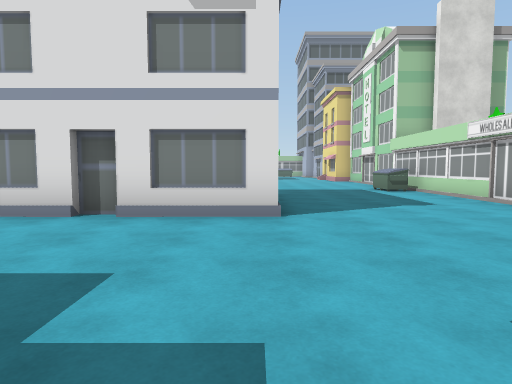
view 1 (above)

24 first-person views from a walk through a Unity game level. The camera is 1.3 m above the floor, tilts 4° down and sees 75° across. The floor is counted in squares, 2 m on a side. Each view is taken from the middle of a square. On the plan, view 1 faces up. The plan holds only what a view shows up to about 10 squares ahead; the rest is blank. The player is left out. Some surface patterns are stand-ins.

view 2
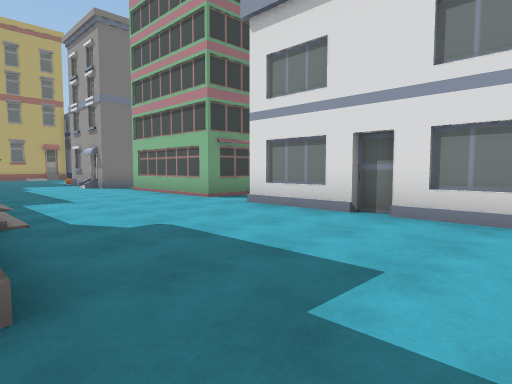

view 3
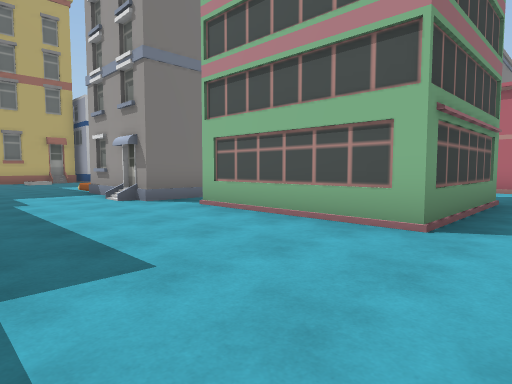

view 4
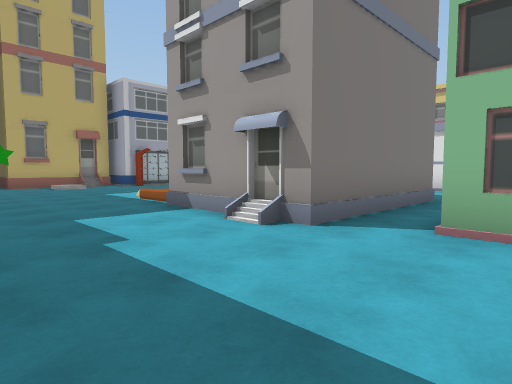

view 5
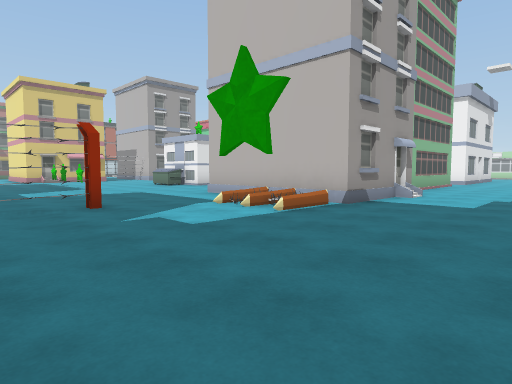

view 6
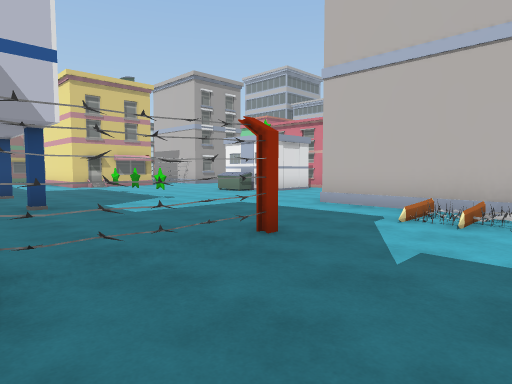

view 7
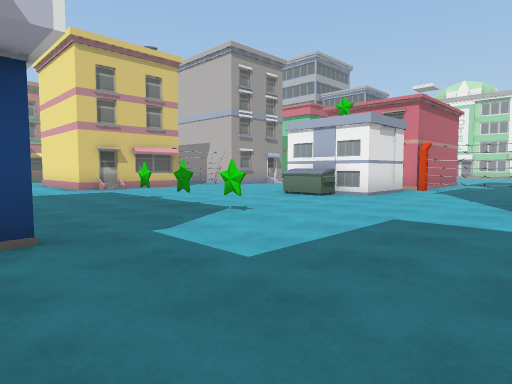

view 8
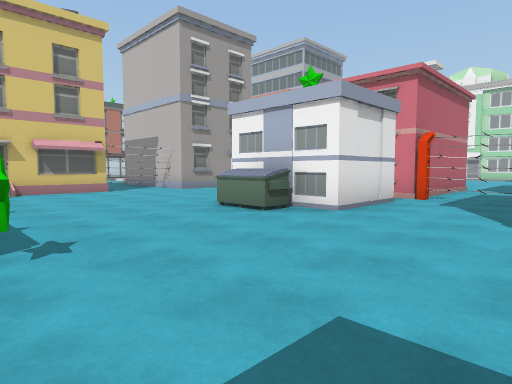

view 9
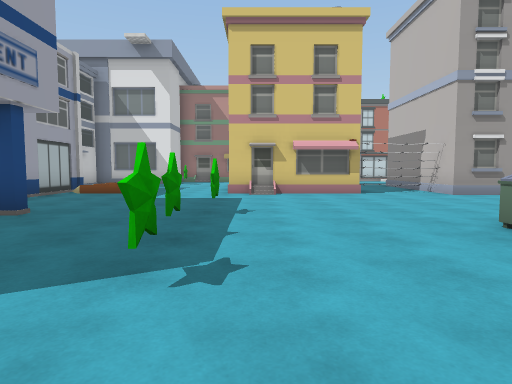

view 10
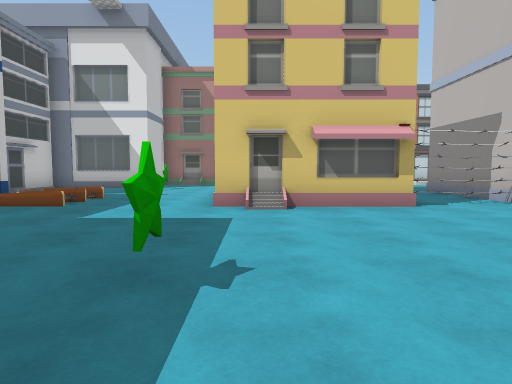

view 11
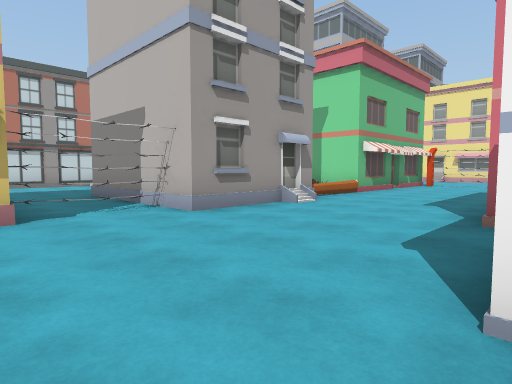

view 12
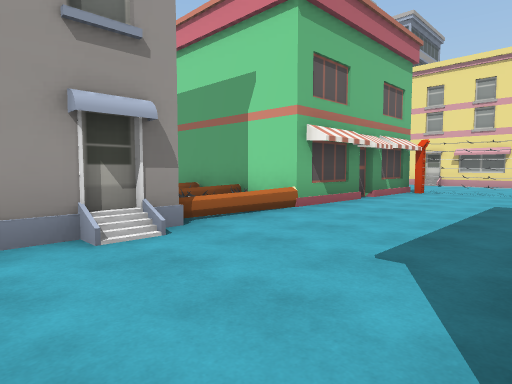

view 13
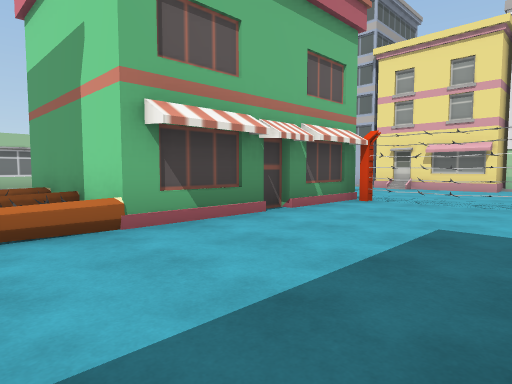

view 14
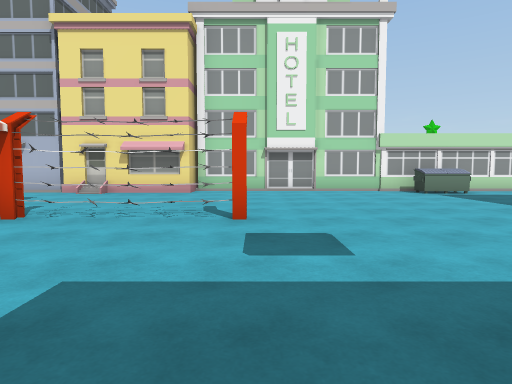

view 15
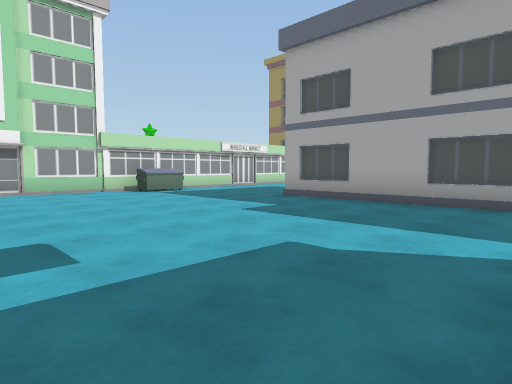

view 16
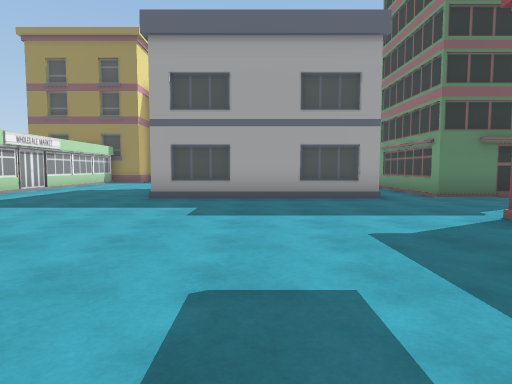

view 17
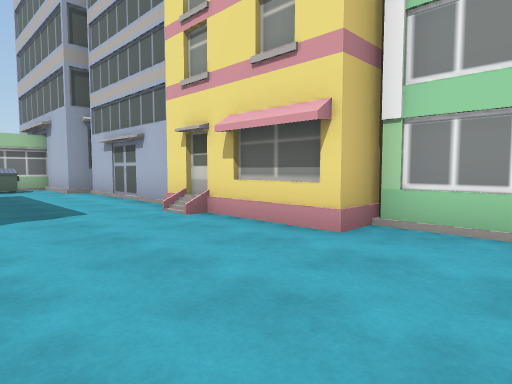

view 18
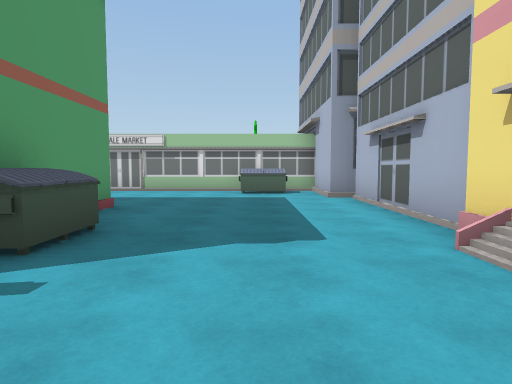

view 19
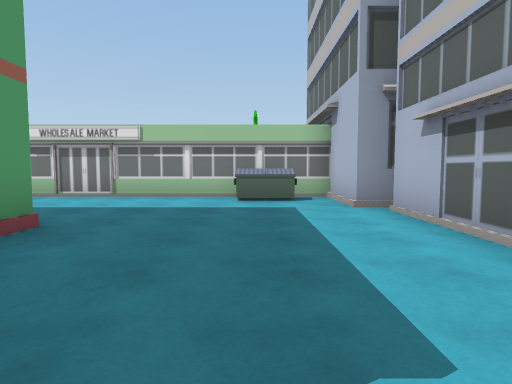

view 20
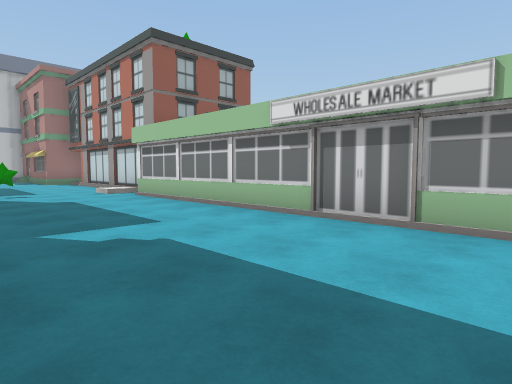

view 21
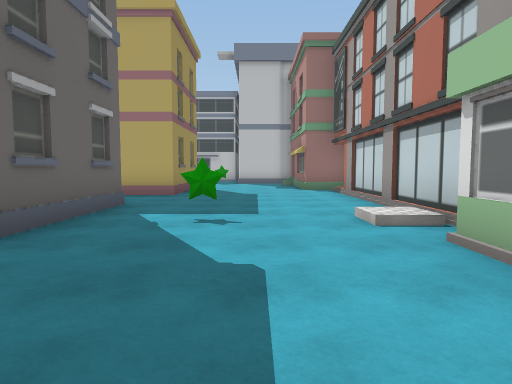

view 22
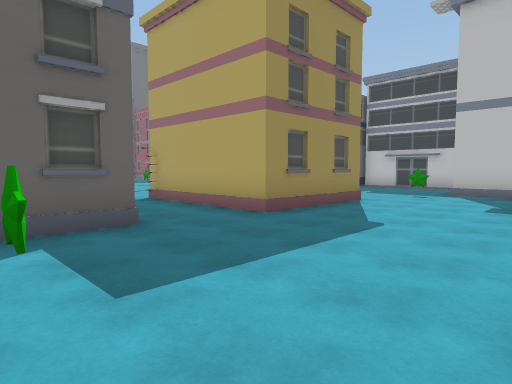

view 23
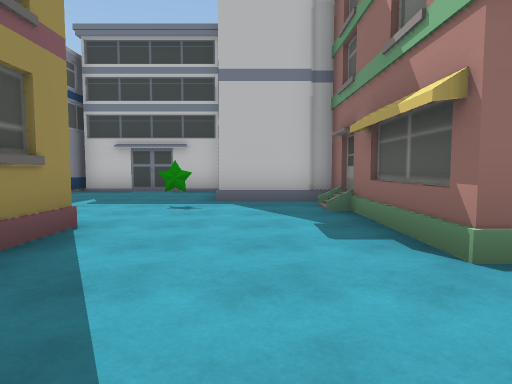

view 24
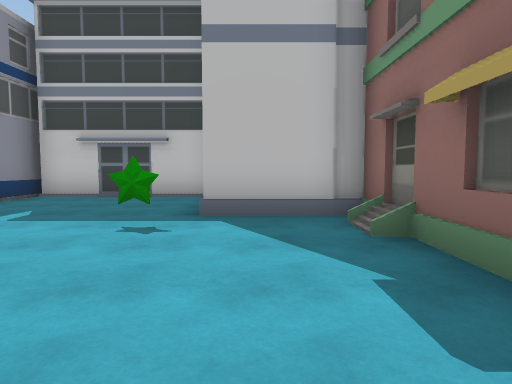

### Floor plan
Key: @ floor where view 1 was taken; # wall or solid block; . floor; / step, stairs or slope; S star; O other object.
Columns run from 23 left of view 1 to 5 right of it. Each row starts with its distance up from view 1.
 27    #####....../#####O#O#####
 26    #.....................O.#
 25    #.......................#
 24 O...S.........S.............O
 23 #......###.......  .........
 22 #......   ..####  #   #.....
 21 #......   ..#    O#   #.....
 20 O.#O...   ..#   OO##  #O...OO
 19   #....##OOO####OOO####....#
 18   ...........O........O....#
 17   ....................O....##
 16   O...................O.....O
 15    ...S.....................#
 14    ........O      O.........#
 13    ...S...O##     ..........#
 12    ...S....O#.####..........O
 11    ..........OO.............O
 10    ..........O.............O#
  9    ..........O  ......O.....#
  8   .......O  .  ##..#####....#
  7   #OOO...#  .    .      ....#
  6   ......O#  .    .      ....#
  5   ...... #  .O###..#####....
  4   /......../...............
  3    ........................
  2    .......................
  1    .....  ...............
  0                        @

Where each view was taken, in squares from view 1:
view 1: 0 up, 0 right, facing up
view 2: 0 up, 0 right, facing up-left
view 3: 1 up, 5 left, facing up-left
view 4: 1 up, 9 left, facing up-left
view 5: 1 up, 20 left, facing up-right
view 6: 4 up, 21 left, facing up-right
view 7: 8 up, 20 left, facing up-right
view 8: 9 up, 17 left, facing up-right
view 9: 10 up, 16 left, facing up
view 10: 13 up, 16 left, facing up
view 11: 14 up, 14 left, facing up-right
view 12: 15 up, 10 left, facing up-right
view 13: 15 up, 7 left, facing up-right
view 14: 15 up, 5 left, facing right
view 15: 15 up, 5 left, facing down-right
view 16: 16 up, 2 left, facing down
view 17: 15 up, 1 right, facing up-right
view 18: 17 up, 2 right, facing up
view 19: 19 up, 2 right, facing up
view 20: 23 up, 0 right, facing up-left
view 21: 25 up, 5 left, facing left
view 22: 27 up, 9 left, facing down-left
view 23: 25 up, 13 left, facing left
view 24: 25 up, 15 left, facing left
